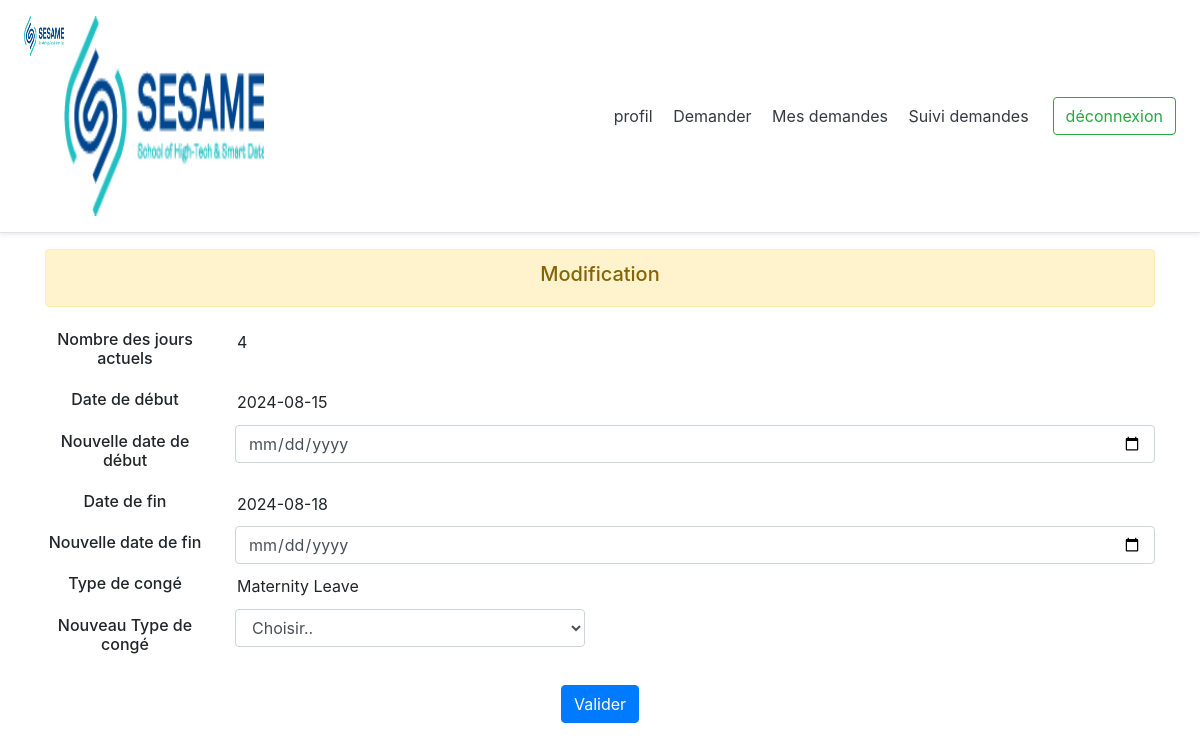
The app's page /Modifierchef.php?IDC=4 with its own data.
### tables this page shows
create table CONGE
(
   ID_CONGE             int not null AUTO_INCREMENT,
   MATRICULE            int not null,
   DATE_DEBUT           date,
   DATE_FIN             date,
   NOMBRE_JOUR          int,
   TYPE_CONGE           varchar(255),
   ETAT                 varchar(255),
   primary key (ID_CONGE)
);

### Modifierchef.php (the view, shortened to what this page needs)
<!DOCTYPE html>
<html>
<head>
    <link rel="stylesheet" type="text/css" href="bootstrap-4.3.1-dist/css/bootstrap.min.css">
</head>
<body>
    <div class="d-flex flex-column flex-md-row align-items-center p-3 px-md-4 mb-3 bg-white border-bottom shadow-sm">
        <h5 class="my-0 mr-md-auto font-weight-normal"><img src="Logo-Sesame.png" height="40" width="40"
                class="rounded float-left"><img src="Logo-Sesame.png" height="200" width="200"
                class="rounded float-left"></h5>
        <nav class="my-2 my-md-0 mr-md-3">
            <a class="p-2 text-dark" href="profilchef.php">profil</a>
            <a class="p-2 text-dark" href="demanderchef.php">Demander</a>
            <a class="p-2 text-dark" href="mesdemandeschef.php">Mes demandes</a>
            <a class="p-2 text-dark" href="validationchef.php">Suivi demandes</a>
        </nav>
        <a class="btn btn-outline-success" href="Deconnexion.php">déconnexion</a>
    </div>
    <center>
        <?php
    if (isset($_GET['IDC'])) {
      $id=$_SESSION['idcng'];
    }else{
      $id= $_GET['D'];
    }
      $serveur="localhost";
      $login="root";
      $pass="";
      try{
        $connexion = new PDO("mysql:host=$serveur;dbname=gestionconge",$login,$pass);
        $connexion->setattribute(PDO::ATTR_ERRMODE,PDO::ERRMODE_EXCEPTION);
        $requete1=$connexion->prepare("
          SELECT DATE_DEBUT,DATE_FIN,TYPE_CONGE,NOMBRE_JOUR FROM CONGE  where ID_CONGE=$id");
        $requete1->execute();
        $requete1=$requete1->fetchall();
      }
      catch(PDOEXEPTION $e){
        echo'echec:'.$e->get_message();
      }
  ?>
        <form method="POST" action="Modifieragent2.php">
            <div class="container">
                <div class="alert alert-warning" role="alert">
                    <h5>Modification</h5>
                </div>
                <div class="form-group row">
                    <label for="Type" class="col-sm-2 col-form-label">
                        <h6>Nombre des jours actuels</h6>
                    </label>
                    <div class="col-sm-10">
                        <input type="text" readonly class="form-control-plaintext" id="Type"
                            value=<?php echo $requete1[0][3]?>>
                    </div>
                    <label for="Type" class="col-sm-2 col-form-label">
                        <h6>Date de début</h6>
                    </label>
                    <div class="col-sm-10">
                        <input type="text" readonly class="form-control-plaintext" id="Type"
                            value=<?php echo $requete1[0][0]?>>
                    </div>
                    <label for="inputdatedeb" class="col-sm-2 col-form-label">
                        <h6>Nouvelle date de début</h6>
                    </label>
                    <div class="col-sm-10">
                        <input type="Date" class="form-control" id="inputdatedeb" name="ndd">
                    </div>
                    <label for="Type" class="col-sm-2 col-form-label">
                        <h6>Date de fin</h6>
                    </label>
                    <div class="col-sm-10">
                        <input type="text" readonly class="form-control-plaintext" id="Type"
                            value=<?php echo $requete1[0][1]?>>
                    </div>
                    <label for="inputdatefin" class="col-sm-2 col-form-label">
                        <h6>Nouvelle date de fin</h6>
                    </label>
                    <div class="col-sm-10">
                        <input type="Date" class="form-control" id="inputdatefin" name="ndf">
                    </div>
                    <label for="Type" class="col-sm-2 col-form-label">
                        <h6>Type de congé</h6>
                    </label>
                    <div class="col-sm-10">
                        <input type="text" readonly class="form-control-plaintext" id="Type"
                            value="<?php echo $requete1[0][2]?>">
                    </div>
                    <label for="inputdatefin" class="col-sm-2 col-form-label">
                        <h6>Nouveau Type de congé</h6>
                    </label>
                    <div class="form-group col-md-4">
                        <select id="inputType" name="typeC" class="form-control">
                            <option selected>Choisir..</option>
                        </select>
                    </div>
                </div>
                <button type="submit" class="btn btn-primary">Valider</button>
            </div>
        </form>
    </center>
</body>
</html>

### records on screen
conge: NOMBRE_JOUR "4", DATE_DEBUT "2024-08-15", DATE_FIN "2024-08-18", TYPE_CONGE "Maternity Leave"
